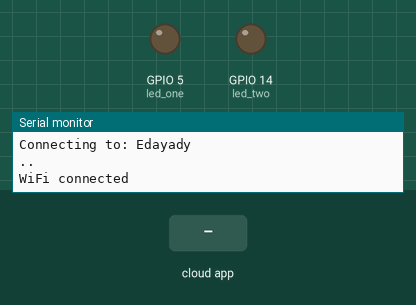
Simulated run of this sketch. Board: ESP8266 (NodeMCU). Parts: output pins drawn as LEDs (lit = HIGH), the last lines printed to the serial monitor. The inputs (shaded band) are chosen by the test bench. WiFi joins after 1.5 s; servers stay silent unless stated.

Above: at 8.2 s.
8.3 s: the phone or cloud app sets led.one to 1
At 9.3 s:
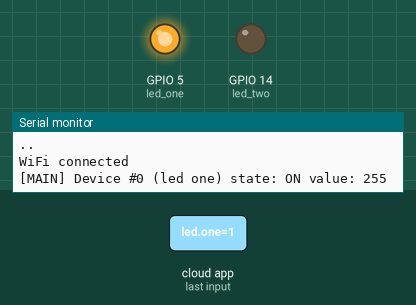
9.8 s: the phone or cloud app sets led.two to 1
At 10.4 s:
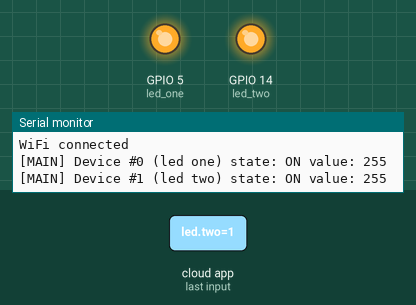
11.3 s: the phone or cloud app sets led.one to 0
At 11.6 s:
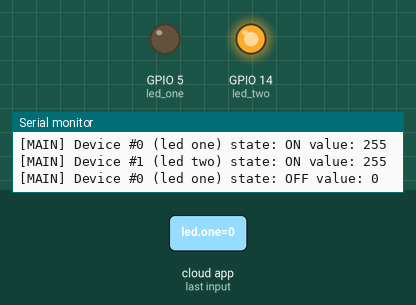
12.8 s: the phone or cloud app sets led.two to 0
At 13.9 s:
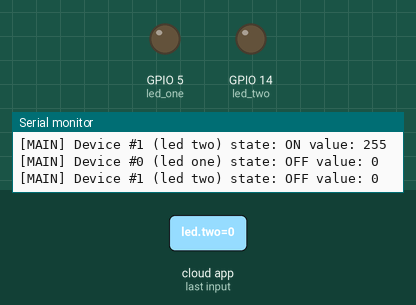
Timing chart, 0 to 15.3 s (numbered marks = the images above; inputs shaded):
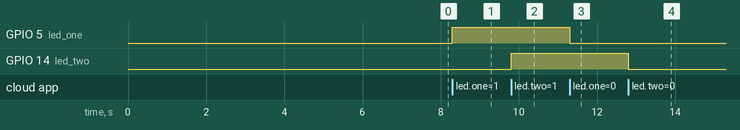

Measured:
- after the input at 8.3 s, GPIO 5 (led_one): LOW → HIGH at once
- after the input at 9.8 s, GPIO 14 (led_two): LOW → HIGH at once
- after the input at 11.3 s, GPIO 5 (led_one): HIGH → LOW at once
- after the input at 12.8 s, GPIO 14 (led_two): HIGH → LOW at once

The sketch:

esp_alexa.ino
```cpp
#include <Arduino.h>
#ifdef ESP32
  #include <WiFi.h>
#else
  #include <ESP8266WiFi.h>
#endif

//fauxmoESP library
#include <fauxmoESP.h>

#include <ESPAsyncTCP.h>

fauxmoESP fauxmo;

const char* ssid = "Edayady";
const char* password = "mynameismilanmilosh";

//Pin's
#define led_one  5 //D1 or GPIO5
#define led_two 14  //D5 or GPIO14

void setup() {
  Serial.begin(115200);
  delay(5000);

  pinMode(led_one, OUTPUT);
  pinMode(led_two, OUTPUT);

  //Initially turning off all led's
  digitalWrite(led_one, LOW);
  digitalWrite(led_two, LOW);

  //WiFi Connection

  //Set WiFi module to STA mode
  WiFi.mode(WIFI_STA);

  //Connecting to the WiFi network
  Serial.print("Connecting to: ");
  Serial.println(ssid);

  //Begin WiFi connection
  WiFi.begin(ssid, password);

  while (WiFi.status() != WL_CONNECTED) {
    delay(1000);
    Serial.print(".");
  }

  Serial.println("");
  Serial.println("WiFi connected");

  //Adding device names
  fauxmo.addDevice("led one");
  fauxmo.addDevice("led two");

  fauxmo.setPort(80); // required for gen3 devices
  fauxmo.enable(true);

  fauxmo.onSetState([](unsigned char device_id, const char * device_name, bool state, unsigned char value) {

    Serial.printf("[MAIN] Device #%d (%s) state: %s value: %d\n", device_id, device_name, state ? "ON" : "OFF", value);

    if (strcmp(device_name, "led one")==0) {
      digitalWrite(led_one, state ? HIGH : LOW);
    } else if (strcmp(device_name, "led two")==0) {
      digitalWrite(led_two, state ? HIGH : LOW);
    }

  });

}

void loop() {
  fauxmo.handle();
}
```
